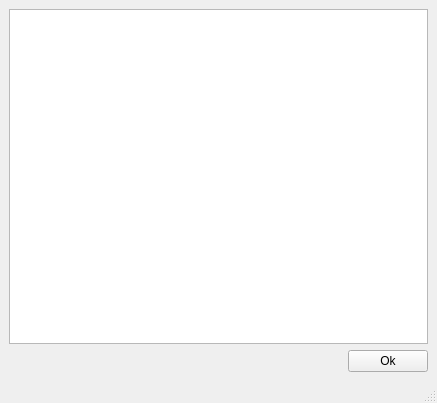
<?xml version="1.0" encoding="UTF-8"?>
<ui version="4.0">
 <class>jason_window</class>
 <widget class="QMainWindow" name="jason_window">
  <property name="geometry">
   <rect>
    <x>0</x>
    <y>0</y>
    <width>437</width>
    <height>403</height>
   </rect>
  </property>
  <property name="windowTitle">
   <string>MainWindow</string>
  </property>
  <widget class="QWidget" name="centralwidget">
   <layout class="QVBoxLayout" name="verticalLayout_2">
    <item>
     <layout class="QVBoxLayout" name="verticalLayout">
      <item>
       <widget class="QTextEdit" name="textEdit"/>
      </item>
      <item>
       <layout class="QHBoxLayout" name="horizontalLayout">
        <item>
         <spacer name="horizontalSpacer">
          <property name="orientation">
           <enum>Qt::Horizontal</enum>
          </property>
          <property name="sizeHint" stdset="0">
           <size>
            <width>40</width>
            <height>20</height>
           </size>
          </property>
         </spacer>
        </item>
        <item>
         <widget class="QPushButton" name="pushButton">
          <property name="text">
           <string>Ok</string>
          </property>
         </widget>
        </item>
       </layout>
      </item>
     </layout>
    </item>
   </layout>
  </widget>
  <widget class="QStatusBar" name="statusbar"/>
 </widget>
 <resources/>
 <connections/>
</ui>
